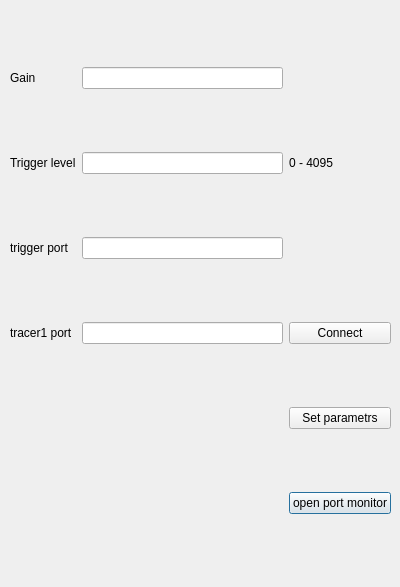
<?xml version="1.0" encoding="UTF-8"?>
<ui version="4.0">
 <class>SettingsWindow</class>
 <widget class="QDialog" name="SettingsWindow">
  <property name="geometry">
   <rect>
    <x>0</x>
    <y>0</y>
    <width>400</width>
    <height>587</height>
   </rect>
  </property>
  <property name="windowTitle">
   <string>Settings</string>
  </property>
  <widget class="QWidget" name="gridLayoutWidget">
   <property name="geometry">
    <rect>
     <x>10</x>
     <y>10</y>
     <width>381</width>
     <height>561</height>
    </rect>
   </property>
   <layout class="QGridLayout" name="gridLayout">
    <item row="2" column="0">
     <widget class="QLabel" name="portNameLabel">
      <property name="text">
       <string>trigger port</string>
      </property>
     </widget>
    </item>
    <item row="2" column="2">
     <widget class="QLineEdit" name="triggerPortNameLineEdit"/>
    </item>
    <item row="5" column="2">
     <widget class="QLabel" name="showStatusLabel">
      <property name="text">
       <string/>
      </property>
     </widget>
    </item>
    <item row="6" column="3">
     <widget class="QPushButton" name="portMonitorPushButton">
      <property name="text">
       <string>open port monitor</string>
      </property>
     </widget>
    </item>
    <item row="1" column="3">
     <widget class="QLabel" name="label_3">
      <property name="text">
       <string>0 - 4095</string>
      </property>
     </widget>
    </item>
    <item row="0" column="0">
     <widget class="QLabel" name="gainLabel">
      <property name="text">
       <string>Gain</string>
      </property>
     </widget>
    </item>
    <item row="5" column="3">
     <widget class="QPushButton" name="setParamsPushButton">
      <property name="text">
       <string>Set parametrs</string>
      </property>
     </widget>
    </item>
    <item row="1" column="2">
     <widget class="QLineEdit" name="triggerLowLineEdit"/>
    </item>
    <item row="0" column="2">
     <widget class="QLineEdit" name="GainLineEdit"/>
    </item>
    <item row="1" column="0">
     <widget class="QLabel" name="triggerLabel">
      <property name="text">
       <string>Trigger level</string>
      </property>
     </widget>
    </item>
    <item row="3" column="0">
     <widget class="QLabel" name="label">
      <property name="text">
       <string>tracer1 port</string>
      </property>
     </widget>
    </item>
    <item row="3" column="2">
     <widget class="QLineEdit" name="tracerPortNameLineEdit"/>
    </item>
    <item row="3" column="3">
     <widget class="QPushButton" name="connectPushButton">
      <property name="text">
       <string>Connect</string>
      </property>
     </widget>
    </item>
   </layout>
  </widget>
 </widget>
 <resources/>
 <connections/>
</ui>
